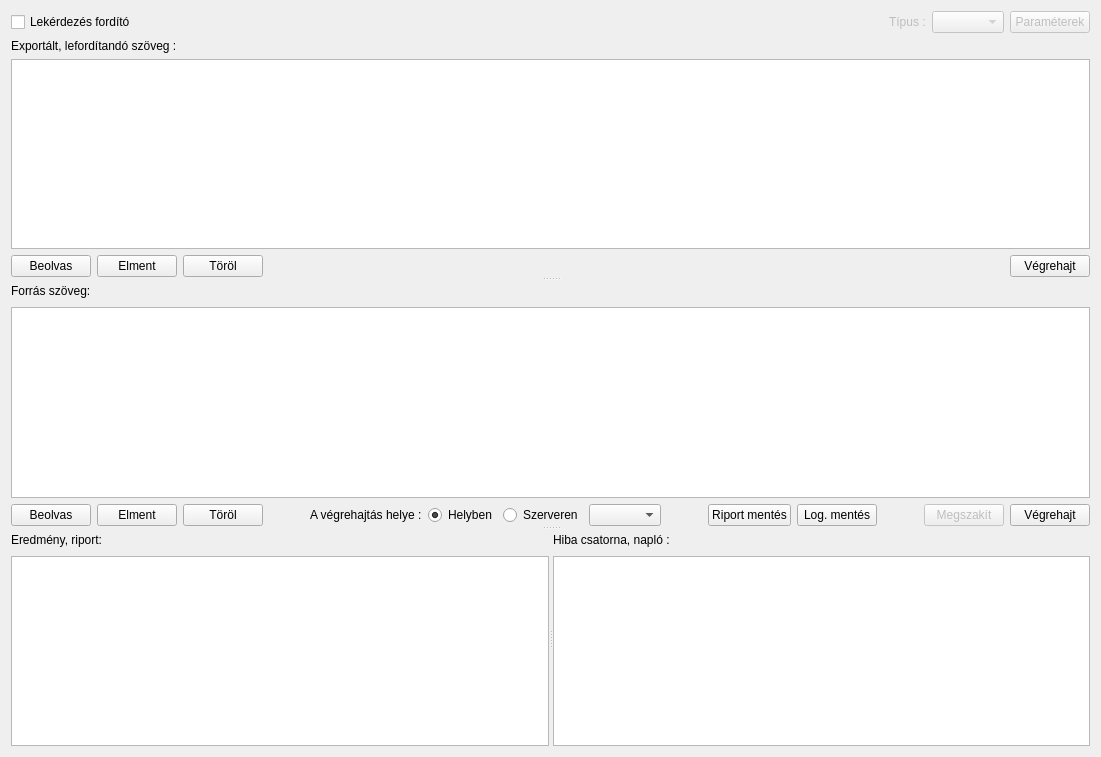
<?xml version="1.0" encoding="UTF-8"?>
<ui version="4.0">
 <class>GParseWidget</class>
 <widget class="QWidget" name="GParseWidget">
  <property name="geometry">
   <rect>
    <x>0</x>
    <y>0</y>
    <width>1101</width>
    <height>757</height>
   </rect>
  </property>
  <property name="windowTitle">
   <string>Form</string>
  </property>
  <layout class="QVBoxLayout" name="verticalLayout_5">
   <item>
    <layout class="QHBoxLayout" name="horizontalLayout">
     <item>
      <widget class="QCheckBox" name="checkBoxQP">
       <property name="text">
        <string>Lekérdezés fordító</string>
       </property>
      </widget>
     </item>
     <item>
      <spacer name="horizontalSpacer_7">
       <property name="orientation">
        <enum>Qt::Horizontal</enum>
       </property>
       <property name="sizeHint" stdset="0">
        <size>
         <width>40</width>
         <height>20</height>
        </size>
       </property>
      </spacer>
     </item>
     <item>
      <widget class="QLabel" name="labelQPType">
       <property name="enabled">
        <bool>false</bool>
       </property>
       <property name="text">
        <string>Típus :</string>
       </property>
      </widget>
     </item>
     <item>
      <widget class="QComboBox" name="comboBoxQP">
       <property name="enabled">
        <bool>false</bool>
       </property>
      </widget>
     </item>
     <item>
      <widget class="QPushButton" name="pushButtonMap">
       <property name="enabled">
        <bool>false</bool>
       </property>
       <property name="text">
        <string>Paraméterek</string>
       </property>
      </widget>
     </item>
    </layout>
   </item>
   <item>
    <widget class="QSplitter" name="splitterMain">
     <property name="orientation">
      <enum>Qt::Vertical</enum>
     </property>
     <widget class="QWidget" name="layoutWidget">
      <layout class="QVBoxLayout" name="verticalLayout">
       <item>
        <widget class="QLabel" name="labelQP">
         <property name="text">
          <string>Exportált, lefordítandó szöveg :</string>
         </property>
        </widget>
       </item>
       <item>
        <widget class="QTextEdit" name="textEditQP"/>
       </item>
       <item>
        <layout class="QHBoxLayout" name="horizontalLayoutQP">
         <item>
          <widget class="QPushButton" name="pushButtonLoadQP">
           <property name="text">
            <string>Beolvas</string>
           </property>
          </widget>
         </item>
         <item>
          <widget class="QPushButton" name="pushButtonSaveQP">
           <property name="text">
            <string>Elment</string>
           </property>
          </widget>
         </item>
         <item>
          <widget class="QPushButton" name="pushButtonClearQP">
           <property name="text">
            <string>Töröl</string>
           </property>
          </widget>
         </item>
         <item>
          <spacer name="horizontalSpacer_6">
           <property name="orientation">
            <enum>Qt::Horizontal</enum>
           </property>
           <property name="sizeHint" stdset="0">
            <size>
             <width>40</width>
             <height>20</height>
            </size>
           </property>
          </spacer>
         </item>
         <item>
          <widget class="QPushButton" name="pushButtonParseQP">
           <property name="text">
            <string>Végrehajt</string>
           </property>
          </widget>
         </item>
        </layout>
       </item>
      </layout>
     </widget>
     <widget class="QWidget" name="layoutWidget">
      <layout class="QVBoxLayout" name="verticalLayout_2">
       <item>
        <layout class="QHBoxLayout" name="horizontalLayout_2">
         <item>
          <widget class="QLabel" name="labelSrc">
           <property name="text">
            <string>Forrás szöveg:</string>
           </property>
          </widget>
         </item>
         <item>
          <spacer name="horizontalSpacer_3">
           <property name="orientation">
            <enum>Qt::Horizontal</enum>
           </property>
           <property name="sizeHint" stdset="0">
            <size>
             <width>40</width>
             <height>20</height>
            </size>
           </property>
          </spacer>
         </item>
        </layout>
       </item>
       <item>
        <widget class="QTextEdit" name="textEditSrc">
         <property name="acceptRichText">
          <bool>false</bool>
         </property>
        </widget>
       </item>
       <item>
        <layout class="QHBoxLayout" name="horizontalLayout_4">
         <item>
          <widget class="QPushButton" name="pushButtonLoad">
           <property name="text">
            <string>Beolvas</string>
           </property>
          </widget>
         </item>
         <item>
          <widget class="QPushButton" name="pushButtonSave">
           <property name="text">
            <string>Elment</string>
           </property>
          </widget>
         </item>
         <item>
          <widget class="QPushButton" name="pushButtonClear">
           <property name="text">
            <string>Töröl</string>
           </property>
          </widget>
         </item>
         <item>
          <spacer name="horizontalSpacer_9">
           <property name="orientation">
            <enum>Qt::Horizontal</enum>
           </property>
           <property name="sizeHint" stdset="0">
            <size>
             <width>40</width>
             <height>20</height>
            </size>
           </property>
          </spacer>
         </item>
         <item>
          <layout class="QHBoxLayout" name="horizontalLayout_6">
           <item>
            <widget class="QLabel" name="label">
             <property name="text">
              <string>A végrehajtás helye :</string>
             </property>
            </widget>
           </item>
           <item>
            <widget class="QRadioButton" name="radioButtonLocal">
             <property name="text">
              <string>Helyben</string>
             </property>
             <property name="checked">
              <bool>true</bool>
             </property>
            </widget>
           </item>
           <item>
            <widget class="QRadioButton" name="radioButtonServer">
             <property name="text">
              <string>Szerveren</string>
             </property>
            </widget>
           </item>
          </layout>
         </item>
         <item>
          <widget class="QComboBox" name="comboBoxTarget"/>
         </item>
         <item>
          <spacer name="horizontalSpacer">
           <property name="orientation">
            <enum>Qt::Horizontal</enum>
           </property>
           <property name="sizeHint" stdset="0">
            <size>
             <width>40</width>
             <height>20</height>
            </size>
           </property>
          </spacer>
         </item>
         <item>
          <widget class="QPushButton" name="pushButtonRepSave">
           <property name="text">
            <string>Riport mentés</string>
           </property>
          </widget>
         </item>
         <item>
          <widget class="QPushButton" name="pushButtonLogSave">
           <property name="text">
            <string>Log. mentés</string>
           </property>
          </widget>
         </item>
         <item>
          <spacer name="horizontalSpacer_5">
           <property name="orientation">
            <enum>Qt::Horizontal</enum>
           </property>
           <property name="sizeHint" stdset="0">
            <size>
             <width>40</width>
             <height>20</height>
            </size>
           </property>
          </spacer>
         </item>
         <item>
          <widget class="QPushButton" name="pushButtonBreak">
           <property name="enabled">
            <bool>false</bool>
           </property>
           <property name="text">
            <string>Megszakít</string>
           </property>
          </widget>
         </item>
         <item>
          <widget class="QPushButton" name="pushButtonParse">
           <property name="text">
            <string>Végrehajt</string>
           </property>
          </widget>
         </item>
        </layout>
       </item>
      </layout>
     </widget>
     <widget class="QSplitter" name="splitterMessage">
      <property name="sizePolicy">
       <sizepolicy hsizetype="Expanding" vsizetype="Expanding">
        <horstretch>0</horstretch>
        <verstretch>0</verstretch>
       </sizepolicy>
      </property>
      <property name="orientation">
       <enum>Qt::Horizontal</enum>
      </property>
      <widget class="QWidget" name="layoutWidget">
       <layout class="QVBoxLayout" name="verticalLayout_3">
        <item>
         <layout class="QHBoxLayout" name="horizontalLayout_3">
          <item>
           <widget class="QLabel" name="labelResult">
            <property name="text">
             <string>Eredmény, riport:</string>
            </property>
           </widget>
          </item>
          <item>
           <spacer name="horizontalSpacer_2">
            <property name="orientation">
             <enum>Qt::Horizontal</enum>
            </property>
            <property name="sizeHint" stdset="0">
             <size>
              <width>40</width>
              <height>20</height>
             </size>
            </property>
           </spacer>
          </item>
         </layout>
        </item>
        <item>
         <widget class="QTextEdit" name="textEditResult">
          <property name="enabled">
           <bool>true</bool>
          </property>
          <property name="undoRedoEnabled">
           <bool>false</bool>
          </property>
          <property name="readOnly">
           <bool>true</bool>
          </property>
         </widget>
        </item>
       </layout>
      </widget>
      <widget class="QWidget" name="layoutWidget">
       <layout class="QVBoxLayout" name="verticalLayout_4">
        <item>
         <layout class="QHBoxLayout" name="horizontalLayout_8">
          <item>
           <widget class="QLabel" name="labelLog">
            <property name="text">
             <string>Hiba csatorna, napló :</string>
            </property>
           </widget>
          </item>
          <item>
           <spacer name="horizontalSpacer_8">
            <property name="orientation">
             <enum>Qt::Horizontal</enum>
            </property>
            <property name="sizeHint" stdset="0">
             <size>
              <width>40</width>
              <height>20</height>
             </size>
            </property>
           </spacer>
          </item>
         </layout>
        </item>
        <item>
         <widget class="QTextEdit" name="textEditLog">
          <property name="enabled">
           <bool>true</bool>
          </property>
          <property name="undoRedoEnabled">
           <bool>false</bool>
          </property>
          <property name="readOnly">
           <bool>true</bool>
          </property>
         </widget>
        </item>
       </layout>
      </widget>
     </widget>
    </widget>
   </item>
  </layout>
 </widget>
 <resources/>
 <connections>
  <connection>
   <sender>pushButtonClear</sender>
   <signal>clicked()</signal>
   <receiver>textEditResult</receiver>
   <slot>clear()</slot>
   <hints>
    <hint type="sourcelabel">
     <x>234</x>
     <y>295</y>
    </hint>
    <hint type="destinationlabel">
     <x>266</x>
     <y>537</y>
    </hint>
   </hints>
  </connection>
  <connection>
   <sender>pushButtonClear</sender>
   <signal>clicked()</signal>
   <receiver>textEditSrc</receiver>
   <slot>clear()</slot>
   <hints>
    <hint type="sourcelabel">
     <x>234</x>
     <y>295</y>
    </hint>
    <hint type="destinationlabel">
     <x>435</x>
     <y>155</y>
    </hint>
   </hints>
  </connection>
  <connection>
   <sender>pushButtonClearQP</sender>
   <signal>clicked()</signal>
   <receiver>textEditQP</receiver>
   <slot>clear()</slot>
   <hints>
    <hint type="sourcelabel">
     <x>243</x>
     <y>345</y>
    </hint>
    <hint type="destinationlabel">
     <x>649</x>
     <y>204</y>
    </hint>
   </hints>
  </connection>
  <connection>
   <sender>checkBoxQP</sender>
   <signal>toggled(bool)</signal>
   <receiver>textEditQP</receiver>
   <slot>setVisible(bool)</slot>
   <hints>
    <hint type="sourcelabel">
     <x>119</x>
     <y>30</y>
    </hint>
    <hint type="destinationlabel">
     <x>649</x>
     <y>204</y>
    </hint>
   </hints>
  </connection>
  <connection>
   <sender>checkBoxQP</sender>
   <signal>toggled(bool)</signal>
   <receiver>comboBoxQP</receiver>
   <slot>setEnabled(bool)</slot>
   <hints>
    <hint type="sourcelabel">
     <x>119</x>
     <y>30</y>
    </hint>
    <hint type="destinationlabel">
     <x>1228</x>
     <y>30</y>
    </hint>
   </hints>
  </connection>
  <connection>
   <sender>checkBoxQP</sender>
   <signal>toggled(bool)</signal>
   <receiver>pushButtonClearQP</receiver>
   <slot>setVisible(bool)</slot>
   <hints>
    <hint type="sourcelabel">
     <x>119</x>
     <y>30</y>
    </hint>
    <hint type="destinationlabel">
     <x>243</x>
     <y>345</y>
    </hint>
   </hints>
  </connection>
  <connection>
   <sender>checkBoxQP</sender>
   <signal>toggled(bool)</signal>
   <receiver>pushButtonLoadQP</receiver>
   <slot>setVisible(bool)</slot>
   <hints>
    <hint type="sourcelabel">
     <x>119</x>
     <y>30</y>
    </hint>
    <hint type="destinationlabel">
     <x>58</x>
     <y>345</y>
    </hint>
   </hints>
  </connection>
  <connection>
   <sender>checkBoxQP</sender>
   <signal>toggled(bool)</signal>
   <receiver>pushButtonParseQP</receiver>
   <slot>setVisible(bool)</slot>
   <hints>
    <hint type="sourcelabel">
     <x>119</x>
     <y>30</y>
    </hint>
    <hint type="destinationlabel">
     <x>1231</x>
     <y>345</y>
    </hint>
   </hints>
  </connection>
  <connection>
   <sender>checkBoxQP</sender>
   <signal>toggled(bool)</signal>
   <receiver>pushButtonSaveQP</receiver>
   <slot>setVisible(bool)</slot>
   <hints>
    <hint type="sourcelabel">
     <x>119</x>
     <y>30</y>
    </hint>
    <hint type="destinationlabel">
     <x>153</x>
     <y>345</y>
    </hint>
   </hints>
  </connection>
  <connection>
   <sender>checkBoxQP</sender>
   <signal>toggled(bool)</signal>
   <receiver>labelQP</receiver>
   <slot>setVisible(bool)</slot>
   <hints>
    <hint type="sourcelabel">
     <x>119</x>
     <y>30</y>
    </hint>
    <hint type="destinationlabel">
     <x>649</x>
     <y>69</y>
    </hint>
   </hints>
  </connection>
  <connection>
   <sender>checkBoxQP</sender>
   <signal>toggled(bool)</signal>
   <receiver>labelQPType</receiver>
   <slot>setEnabled(bool)</slot>
   <hints>
    <hint type="sourcelabel">
     <x>119</x>
     <y>30</y>
    </hint>
    <hint type="destinationlabel">
     <x>1130</x>
     <y>30</y>
    </hint>
   </hints>
  </connection>
  <connection>
   <sender>checkBoxQP</sender>
   <signal>toggled(bool)</signal>
   <receiver>pushButtonMap</receiver>
   <slot>setEnabled(bool)</slot>
   <hints>
    <hint type="sourcelabel">
     <x>120</x>
     <y>32</y>
    </hint>
    <hint type="destinationlabel">
     <x>1214</x>
     <y>32</y>
    </hint>
   </hints>
  </connection>
  <connection>
   <sender>pushButtonClear</sender>
   <signal>clicked()</signal>
   <receiver>textEditLog</receiver>
   <slot>clear()</slot>
   <hints>
    <hint type="sourcelabel">
     <x>244</x>
     <y>621</y>
    </hint>
    <hint type="destinationlabel">
     <x>964</x>
     <y>865</y>
    </hint>
   </hints>
  </connection>
 </connections>
</ui>
